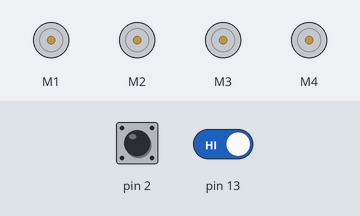
Recording of a sketch running on a simulated Arduino Uno, built with avr-gcc and run on an emulated ATmega328P. Shown: 4 × DC motor (green arrow = forward, orange = backward, longer = faster). Inputs (shaded band) come from the test bench; at power-on: pin 13 HIGH, pin 2 LOW. What the sketch prints to the serial monitor is not drawn.

Above: at 1.2 s.
1.3 s: pin 13 driven LOW
At 2.3 s:
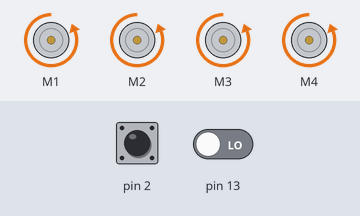
2.8 s: pin 2 driven HIGH
At 3.4 s:
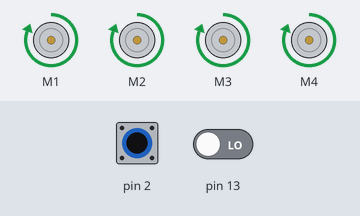
4.3 s: pin 2 driven LOW
At 5.5 s:
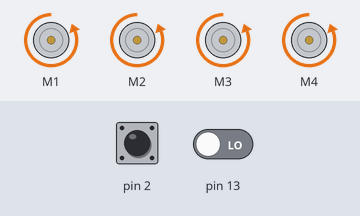
5.8 s: pin 2 pulsed HIGH 2 times (0.12 s each, 0.3 s apart)
At 6.02 s:
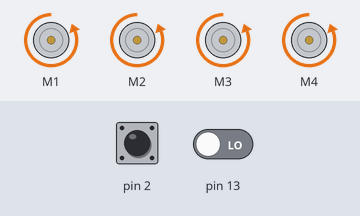
9.4 s: pin 2 pulsed HIGH 5 times (0.12 s each, 0.3 s apart)
At 11.7 s:
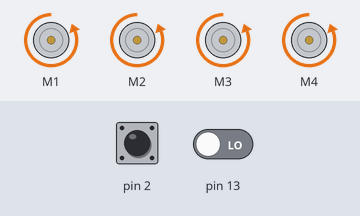
Timing chart, 0 to 13.2 s (numbered marks = the images above; inputs shaded):
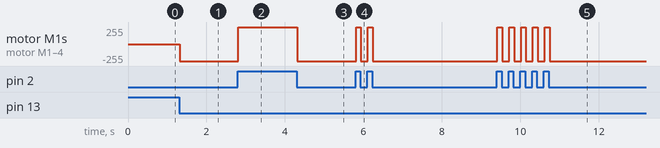

The sketch:

rc_car.ino
```cpp
#include <AFMotor.h>
AF_DCMotor m1(1,MOTOR12_64KHZ);
AF_DCMotor m2(2,MOTOR12_64KHZ);
AF_DCMotor m3(3,MOTOR34_64KHZ);
AF_DCMotor m4(4,MOTOR34_64KHZ);

void setup()
{
Serial.begin(9600);
pinMode(0, INPUT);
pinMode(13, INPUT);
pinMode(2, INPUT);

int Delay = 500;
int fast = 255;
int slow = 100;

m1.setSpeed(fast);
m2.setSpeed(fast);
m3.setSpeed(fast);
m4.setSpeed(fast);
/*
m1.run(FORWARD);
m2.run(FORWARD);
m3.run(FORWARD);
m4.run(FORWARD);
Serial.println("Forward!!");
delay(Delay);
m1.run(BACKWARD);
m2.run(BACKWARD);
m3.run(BACKWARD);
m4.run(BACKWARD);
Serial.println("Backward!!");
delay(Delay);
m1.run(RELEASE);
m2.run(RELEASE);
m3.run(RELEASE);
m4.run(RELEASE);
Serial.println("Release");
delay(Delay);
*/
}

void loop()
{
  Serial.print(digitalRead(0));
  Serial.print(digitalRead(13));
  Serial.print(digitalRead(2));

  if(digitalRead(0) == LOW && digitalRead(13) == LOW && digitalRead(2) == HIGH)
  {
    Serial.println("FORWARD");
    m1.run(FORWARD);
    m2.run(FORWARD);
    m3.run(FORWARD);
    m4.run(FORWARD);
  }
  else if(digitalRead(0) == LOW && digitalRead(13) == LOW && digitalRead(2) == LOW)
  {
    Serial.println("BACKWARD");
    m1.run(BACKWARD);
    m2.run(BACKWARD);
    m3.run(BACKWARD);
    m4.run(BACKWARD);
  }
  else if(digitalRead(0) == HIGH && digitalRead(13) == LOW && digitalRead(2) == HIGH)
  {
    Serial.println("RIGHT");
    m1.run(FORWARD);
    m2.run(FORWARD);
    m3.run(BACKWARD);
    m4.run(BACKWARD);
  }
  else if(digitalRead(0) == HIGH && digitalRead(13) == LOW && digitalRead(2) == LOW)
  {
    Serial.println("LEFT");
    m1.run(BACKWARD);
    m2.run(BACKWARD);
    m3.run(FORWARD);
    m4.run(FORWARD);
  }
  else if(digitalRead(0) == HIGH && digitalRead(13) == HIGH && digitalRead(2) == HIGH)
  {
    Serial.println("Release");
    m1.run(RELEASE);
    m2.run(RELEASE);
    m3.run(RELEASE);
    m4.run(RELEASE);
  }
}
```

Measured:
- after the input at 1.3 s, motor M1–4: stopped → backward 255/255 at once
- after the input at 2.8 s, motor M1–4: backward 255/255 → forward 255/255 at once
- after the input at 4.3 s, motor M1–4: forward 255/255 → backward 255/255 at once
- after the input at 5.8 s, motor M1–4: alternates forward 255/255 for 0.13 s and backward 255/255 for 0.17 s, 4 changes in all, then stays backward 255/255, starting at once
- after the input at 9.4 s, motor M1–4: alternates forward 255/255 for 0.13 s and backward 255/255 for 0.17 s, 10 changes in all, then stays backward 255/255, starting at once
